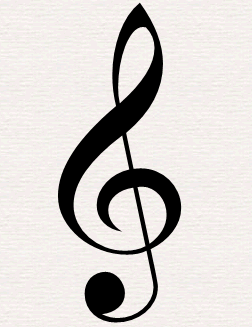
#> input picture Assets/G-Clef.png, 252 x 327 px
$ python convert.py G-Clef.png G-Clef.png
#> lines starting #> are read from the running program, lines starting #| are printed output that depends on the picture
# convert.py — Convert bg.png to a C header file containing a VGA-ready pixel array
#
# Responsibilities:
#   - Open bg.png using Pillow (pip install Pillow)
#   - Resize the image to 320x240 (VGA pixel buffer dimensions)
#   - Convert each pixel from RGB888 to RGB565:
#       r5 = (r >> 3) & 0x1F
#       g6 = (g >> 2) & 0x3F
#       b5 = (b >> 3) & 0x1F
#       rgb565 = (r5 << 11) | (g6 << 5) | b5
#   - Write output to bg_data.h in this format:
#       #ifndef BG_DATA_H
#       #define BG_DATA_H
#       #include <stdint.h>
#       #define BG_WIDTH  320
#       #define BG_HEIGHT 240
#       static const uint16_t bg_pixels[320 * 240] = { 0x..., 0x..., ... };
#       #endif
#   - Pixels should be written in row-major order (left-to-right, top-to-bottom)
#     matching the VGA pixel buffer row stride
#
# Usage:
#   python3 convert.py bg.png bg_data.h
#
# Notes:
#   - bg_data.h is auto-generated — add it to .gitignore or commit it as-is
#   - Choose a dark background image so the grid cells and text are readable
#   - If Pillow is unavailable on the DE1-SoC, run this script on your laptop
#     and copy bg_data.h into the project before compiling
import sys
from PIL import Image

def generate_exact_clef(input_path, output_path):
#> called with input_path = 'G-Clef.png', output_path = 'G-Clef.png'
    try:
        # Open and convert to grayscale
        img = Image.open(input_path).convert('L')

        # 1. Auto-crop to the clef boundaries
        bbox = img.getbbox()
#> bbox = (0, 0, 252, 327)
        if bbox:
            img = img.crop(bbox)

        # 2. Resize to EXACTLY the dimensions used in your C code
        # This prevents the "chopped" look caused by HPS integer division
        target_w, target_h = 16, 37
        img = img.resize((target_w, target_h), Image.LANCZOS)
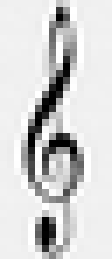
#> img: PIL image 16x37 L (shown 7 times larger); min 0, max 255, mean 210.2

        pixels = img.load()

        with open(output_path, 'w') as f:
            f.write("#ifndef TREBLE_DATA_H\n#define TREBLE_DATA_H\n\n")
            f.write("#include <stdint.h>\n\n")
            f.write(f"#define TREBLE_WIDTH  {target_w}\n")
            f.write(f"#define TREBLE_HEIGHT {target_h}\n\n")
            f.write(f"static const uint16_t treble_pixels[{target_w} * {target_h}] = {{\n")

            for y in range(target_h):
                row_data = []
                for x in range(target_w):
                    # Threshold: if dark (clef), make it 0xFFFF (White in source)
                    # We use white here so your C logic 'if (px == 0xFFFF)' works
                    val = 0xFFFF if pixels[x, y] < 128 else 0x0000
                    row_data.append(f"0x{val:04X}")
                f.write("    " + ", ".join(row_data) + ",\n")

            f.write("};\n\n#endif\n")

        print(f"Success: Generated {target_w}x{target_h} bitmap in {output_path}")

    except Exception as e:
        print(f"Error: {e}")

if __name__ == "__main__":
    if len(sys.argv) != 3:
        print("Usage: python convert.py <input> <output>")
    else:
        generate_exact_clef(sys.argv[1], sys.argv[2])
